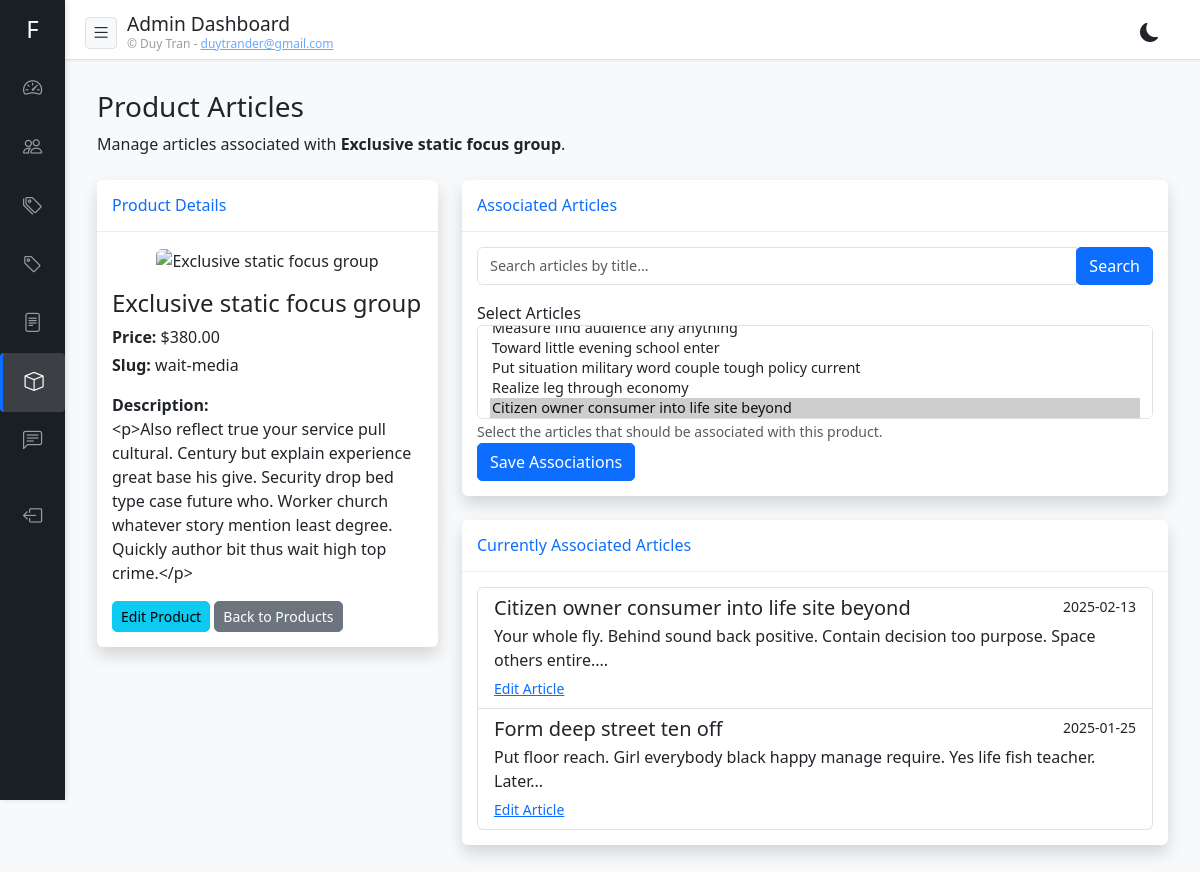
Screenshot of /admin/products/100/articles (signed in) with the database file from the repository.
### app/models.py (models this page shows)
class ProductBase(SQLModel):
    name: str = Field(max_length=200, index=True)
    price: int = Field(default=0)
    slug: str = Field(max_length=200, index=True, unique=True)
    description: Optional[str] = None
    featured_image: Optional[str] = Field(default=None, max_length=500)
    social_links: Optional[str] = Field(default=None)  # JSON string with format {"name": "link"}

class Product(ProductBase, table=True):
    id: Optional[int] = Field(default=None, primary_key=True)
    created_at: datetime = Field(default_factory=datetime.utcnow)
    updated_at: datetime = Field(default_factory=datetime.utcnow, sa_column_kwargs={"onupdate": datetime.utcnow})
    articles: List["Article"] = Relationship(back_populates="products", link_model=ProductArticleLink)

class ArticleBase(SQLModel):
    title: str = Field(max_length=200)
    content: str
    published: bool = Field(default=False)
    featured_image: Optional[str] = Field(default=None, max_length=500)
    excerpt: Optional[str] = None
    footer_content: Optional[str] = None
    views: int = Field(default=0)
    category_id: int = Field(foreign_key="category.id")
    author_id: int = Field(foreign_key="user.id")
    slug: Optional[str] = Field(default=None, max_length=200, index=True, unique=True)

class Article(ArticleBase, table=True):
    id: Optional[int] = Field(default=None, primary_key=True)
    created_at: datetime = Field(default_factory=datetime.utcnow)
    updated_at: datetime = Field(default_factory=datetime.utcnow, sa_column_kwargs={"onupdate": datetime.utcnow})
    category: Category = Relationship(back_populates="articles")
    author: User = Relationship(back_populates="articles")
    comments: List["Comment"] = Relationship(back_populates="article")
    tags: List["Tag"] = Relationship(back_populates="articles", link_model=ArticleTagLink)
    products: List["Product"] = Relationship(back_populates="articles", link_model=ProductArticleLink)

### app/routers/products.py (the view)
@router.get("/{product_id}/articles", response_class=HTMLResponse)
async def admin_product_articles(
    request: Request,
    product_id: int,
    q: Optional[str] = None,
    db: Session = Depends(get_db)
):
    user = await get_user_from_cookie(request, db)
    if not user or not user.is_superuser:
        return RedirectResponse(url="/admin/login", status_code=303)
    try:
        product = db.get(Product, product_id)
        if not product:
            return RedirectResponse(
                url="/admin/products?message=Product not found",
                status_code=303
            )
        if q:
            search_term = f"%{q}%"
            articles_query = select(Article).where(Article.title.ilike(search_term))
            all_articles = db.execute(articles_query).scalars().all()
        else:
            all_articles = db.execute(select(Article)).scalars().all()
        associated_articles = product.articles
        return templates.TemplateResponse(
            "admin/products/articles.html",
            {
                "request": request,
                "user": user,
                "product": product,
                "associated_articles": associated_articles,
                "all_articles": all_articles,
                "search_query": q
            }
        )
    except Exception as e:
        return templates.TemplateResponse(
            "admin/products/list.html",
            {
                "request": request,
                "user": user,
                "products": db.execute(select(Product)).scalars().all(),
                "error": f"Error: {str(e)}"
            }
        )

### templates/admin/products/articles.html (shortened to what this page needs)
{% extends "admin/base.html" %}  {% block content %}
<div class="container-fluid">
  <h1 class="h3 mb-2 text-gray-800">Product Articles</h1>
  <p class="mb-4">
    Manage articles associated with <strong>{{ product.name }}</strong>.
  </p>
  <div class="row">
    <div class="col-md-4">
      <div class="card shadow mb-4">
        <div class="card-header py-3">
          <h6 class="m-0 font-weight-bold text-primary">Product Details</h6>
        </div>
        <div class="card-body">
          {% if product.featured_image %}
          <div class="text-center mb-3">
            <img
              src="/media/{{ product.featured_image }}"
              alt="{{ product.name }}"
              class="img-fluid rounded"
              style="max-height: 200px"
            />
          </div>
          {% endif %}
          <h4>{{ product.name }}</h4>
          <p class="mb-1">
            <strong>Price:</strong> ${{ "%.2f"|format(product.price) }}
          </p>
          <p class="mb-1"><strong>Slug:</strong> {{ product.slug }}</p>
          {% if product.description %}
          <p class="mt-3">
            <strong>Description:</strong><br />{{ product.description }}
          </p>
          {% endif %}
          <div class="mt-3">
            <a
              href="/admin/products/{{ product.id }}/edit"
              class="btn btn-info btn-sm"
            >
               Edit Product
            </a>
            <a href="/admin/products" class="btn btn-secondary btn-sm">
               Back to Products
            </a>
          </div>
        </div>
      </div>
    </div>
    <div class="col-md-8">
      <div class="card shadow mb-4">
        <div class="card-header py-3">
          <h6 class="m-0 font-weight-bold text-primary">Associated Articles</h6>
        </div>
        <div class="card-body">
          <form
            action="/admin/products/{{ product.id }}/articles"
            method="get"
            class="mb-3"
          >
            <div class="input-group">
              <input
                type="text"
                id="article-search"
                name="q"
                class="form-control"
                placeholder="Search articles by title..."
                value="{{ search_query or '' }}"
                aria-label="Search articles"
              />
              <div class="input-group-append">
                <button class="btn btn-primary" type="submit">
                   Search
                </button>
              </div>
            </div>
          </form>
          <form
            action="/admin/products/{{ product.id }}/edit"
            method="post"
            enctype="multipart/form-data"
          >
            <div class="form-group">
              <label for="article_ids">Select Articles</label>
              <select
                class="form-control select2"
                id="article_ids"
                name="article_ids"
                multiple
              >
                {% for article in all_articles %}
                <option
                  value="{{ article.id }}"
                  {%
                  if
                  article
                  in
                  associated_articles
                  %}selected{%
                  endif
                  %}
                >
                  {{ article.title }}
                </option>
                {% endfor %}
              </select>
              <small class="form-text text-muted"
                >Select the articles that should be associated with this
                product.</small
              >
            </div>
            <div class="form-group">
              <button type="submit" class="btn btn-primary">
                Save Associations
              </button>
            </div>
          </form>
        </div>
      </div>
      <div class="card shadow mb-4">
        <div class="card-header py-3">
          <h6 class="m-0 font-weight-bold text-primary">
            Currently Associated Articles
          </h6>
        </div>
        <div class="card-body">
          {% if associated_articles %}
          <div class="list-group">
            {% for article in associated_articles %}
            <div class="list-group-item">
              <div class="d-flex w-100 justify-content-between">
                <h5 class="mb-1">{{ article.title }}</h5>
                <small>{{ article.created_at.strftime('%Y-%m-%d') }}</small>
              </div>
              <p class="mb-1">{{ article.content|truncate(100) }}</p>
              <small>
                <a
                  href="/admin/articles/{{ article.id }}/edit"
                  target="_blank"
                  class="text-primary"
                >
                   Edit Article
                </a>
              </small>
            </div>
            {% endfor %}
          </div>
          {% else %}
          <div class="alert alert-info">
            No articles are currently associated with this product.
          </div>
          {% endif %}
        </div>
      </div>
    </div>
  </div>
</div>
{% endblock %}

### templates/admin/base.html (style rules this page uses)
:root { --primary-color: #0d6efd; --secondary-color: #6c757d; --success-color: #28a745; --danger-color: #dc3545; --sidebar-width: 200px; --sidebar-collapsed-width: 70px; --bg-color: #f8f9fa; --text-color: #212529; --card-bg: #fff; --border-color: #dee2e6; --sidebar-bg: #212529; --sidebar-text: rgba(255, 255, 255, 0.8); --sidebar-active-bg: rgba(255, 255, 255, 0.1); --card-shadow: 0 2px 10px rgba(0, 0, 0, 0.05); --input-bg: #fff; --input-text: #212529; --filter-bg: #f8f9fa; --hover-bg: rgba(0, 0, 0, 0.02); }
body { font-family: "Segoe UI", Tahoma, Geneva, Verdana, sans-serif; margin: 0; padding: 0; background-color: var(--bg-color); color: var(--text-color); overflow-x: hidden; transition: background-color 0.3s ease, color 0.3s ease; }
.card { border: none; border-radius: 10px; box-shadow: var(--card-shadow); margin-bottom: 20px; overflow: hidden; background-color: var(--card-bg); color: var(--text-color); }
.card-header { background-color: var(--card-bg); border-bottom: 1px solid var(--border-color); padding: 15px 20px; }
.card-body { padding: 20px; }
.btn { border-radius: 5px; font-weight: 500; }
.btn-primary { background-color: var(--primary-color); border-color: var(--primary-color); }
.card { border: none; border-radius: 10px; box-shadow: 0 2px 10px rgba(0, 0, 0, 0.05); margin-bottom: 20px; overflow: hidden; }
.card-header { background-color: #fff; border-bottom: 1px solid rgba(0, 0, 0, 0.075); padding: 15px 20px; }
@media (min-width: 768px) and (max-width: 1200px) { .header + * { margin-top: 15px; } }
@media (min-width: 768px) and (max-width: 1200px) { .card { margin-bottom: 15px; border-radius: 6px; } }
@media (min-width: 768px) and (max-width: 1200px) { .card-header { padding: 12px 15px; } }
@media (min-width: 768px) and (max-width: 1200px) { .card-body { padding: 15px; } }
@media (min-width: 768px) and (max-width: 1200px) { .form-control, .form-select { font-size: 0.9rem; } }
@media (min-width: 768px) and (max-width: 1200px) { .d-flex { display: flex !important; } }
@media (min-width: 768px) and (max-width: 1200px) { .justify-content-between { justify-content: space-between !important; } }
.form-control, .form-select { background-color: var(--input-bg); color: var(--input-text); border-color: var(--border-color); }

### rows the page displays
Product: name "Exclusive static focus group", price "380.00", slug "wait-media", description "<p>Also reflect true your service pull cultural. Century but explain experience great base his give. Security drop bed type case future who. Worker church whatever story mention least degree. Quickly author bit thus wait high top crime.</p>"
Article: title "Citizen owner consumer into life site beyond", created_at "2025-02-13", content "Your whole fly. Behind sound back positive. Contain decision too purpose. Space others entire...."
Article: title "Form deep street ten off", created_at "2025-01-25", content "Put floor reach. Girl everybody black happy manage require. Yes life fish teacher. Later..."

### other values shown
form field article_ids "Toward little evening school enter / Put situation military word couple tough policy current / Realize leg through economy / Citizen owner consumer into life site beyond ☑"
